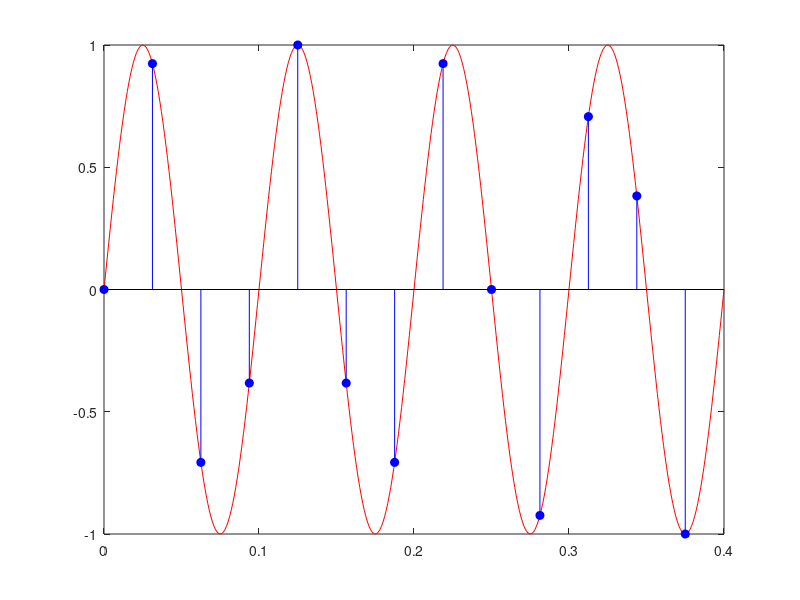

Source code (MATLAB):
function t = func1()
%UNTITLED2 Summary of this function goes here
%   Detailed explanation goes here
t = 0:1/1000:0.4;
y = sin(20*pi*t);
plot(t,y,'r');
hold on;
t = 0:0.03125:0.4;
y = sin(20*pi*t);
stem(t,y,'b','filled');
end